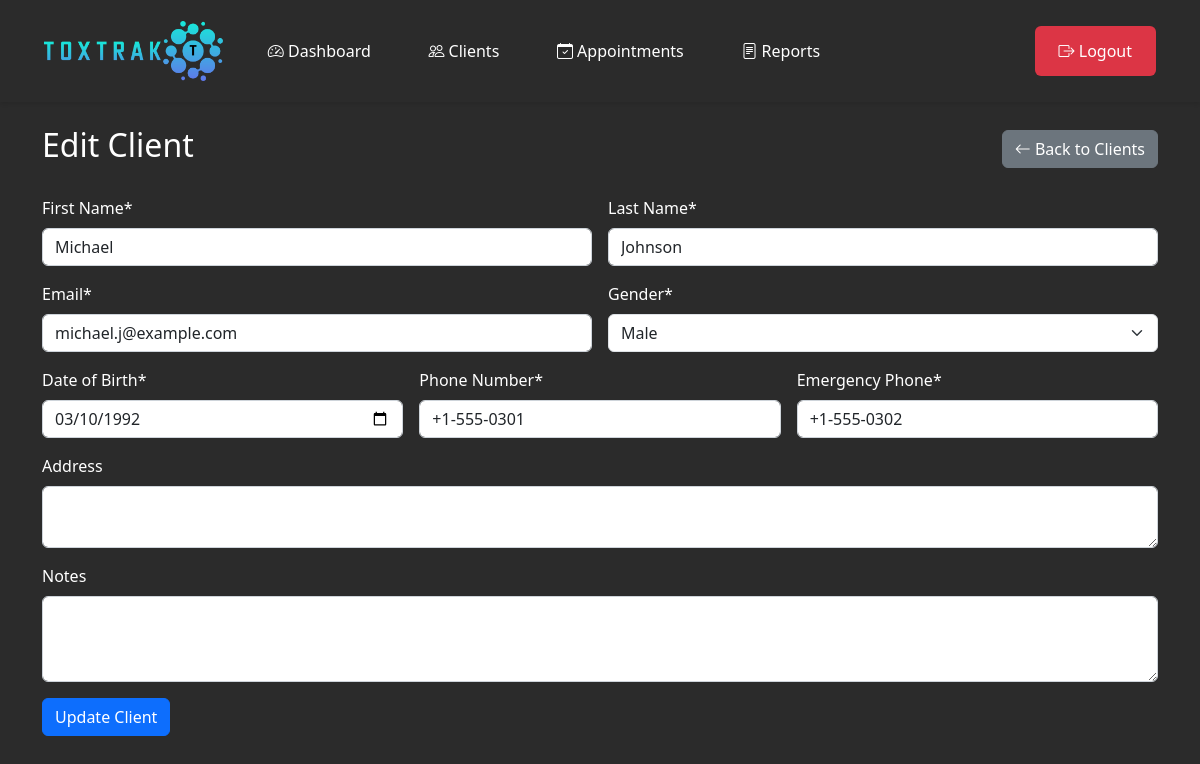
Screenshot of /client_edit.php?id=3 (signed in) with the database file from the repository.
### tables this page shows
CREATE TABLE IF NOT EXISTS `clients` (
    `id` INT(11) UNSIGNED NOT NULL AUTO_INCREMENT,
    `first_name` VARCHAR(100) NOT NULL,
    `last_name` VARCHAR(100) NOT NULL,
    `email` VARCHAR(255) NOT NULL,
    `gender` ENUM('male', 'female', 'other') NOT NULL,
    `date_of_birth` DATE NOT NULL,
    `phone_number` VARCHAR(20) NOT NULL,
    `emergency_phone_number` VARCHAR(20) NOT NULL,
    `address` TEXT DEFAULT NULL,
    `note` TEXT DEFAULT NULL,
    `created_at` TIMESTAMP NOT NULL DEFAULT CURRENT_TIMESTAMP,
    `updated_at` TIMESTAMP NOT NULL DEFAULT CURRENT_TIMESTAMP ON UPDATE CURRENT_TIMESTAMP,
    PRIMARY KEY (`id`),
    UNIQUE KEY `clients_email_unique` (`email`),
    KEY `idx_clients_name` (`first_name`, `last_name`),
    KEY `idx_clients_email` (`email`)
);

### client_edit.php (the view, shortened to what this page needs)
<?php
require_once 'db.php';
$client_id = $_GET['id'];
$stmt = $pdo->prepare("SELECT * FROM clients WHERE id = ?");
$stmt->execute([$client_id]);
$client = $stmt->fetch();
?>
<!DOCTYPE html>
<html lang="en">
<head>
    <link href="https://cdn.jsdelivr.net/npm/bootstrap@5.3.2/dist/css/bootstrap.min.css" rel="stylesheet">
    <link rel="stylesheet" href="https://cdn.jsdelivr.net/npm/bootstrap-icons@1.11.1/font/bootstrap-icons.css">
    <link rel="stylesheet" href="dashboard.css">
</head>
<body>
    <?php include 'navbar.php'; ?>
    <div class="container mt-4">
        <div class="d-flex justify-content-between align-items-center mb-4">
            <h2>Edit Client</h2>
            <a href="clients.php" class="btn btn-secondary">
                <i class="bi bi-arrow-left"></i> Back to Clients
            </a>
        </div>
        <form method="POST" action="" class="row g-3">
            <div class="col-md-6">
                <label for="first_name" class="form-label">First Name*</label>
                <input type="text" class="form-control" id="first_name" name="first_name"
                       value="<?= htmlspecialchars($client['first_name']) ?>" required>
            </div>
            <div class="col-md-6">
                <label for="last_name" class="form-label">Last Name*</label>
                <input type="text" class="form-control" id="last_name" name="last_name"
                       value="<?= htmlspecialchars($client['last_name']) ?>" required>
            </div>
            <div class="col-md-6">
                <label for="email" class="form-label">Email*</label>
                <input type="email" class="form-control" id="email" name="email"
                       value="<?= htmlspecialchars($client['email']) ?>" required>
            </div>
            <div class="col-md-6">
                <label for="gender" class="form-label">Gender*</label>
                <select class="form-select" id="gender" name="gender" required>
                    <option value="male" <?= $client['gender'] === 'male' ? 'selected' : '' ?>>Male</option>
                </select>
            </div>
            <div class="col-md-4">
                <label for="date_of_birth" class="form-label">Date of Birth*</label>
                <input type="date" class="form-control" id="date_of_birth" name="date_of_birth"
                       value="<?= htmlspecialchars($client['date_of_birth']) ?>" required>
            </div>
            <div class="col-md-4">
                <label for="phone_number" class="form-label">Phone Number*</label>
                <input type="tel" class="form-control" id="phone_number" name="phone_number"
                       value="<?= htmlspecialchars($client['phone_number']) ?>" required>
            </div>
            <div class="col-md-4">
                <label for="emergency_phone_number" class="form-label">Emergency Phone*</label>
                <input type="tel" class="form-control" id="emergency_phone_number" name="emergency_phone_number"
                       value="<?= htmlspecialchars($client['emergency_phone_number']) ?>" required>
            </div>
            <div class="col-12">
                <label for="address" class="form-label">Address</label>
                <textarea class="form-control" id="address" name="address" rows="2"><?= htmlspecialchars($client['address']) ?></textarea>
            </div>
            <div class="col-12">
                <label for="note" class="form-label">Notes</label>
                <textarea class="form-control" id="note" name="note" rows="3"><?= htmlspecialchars($client['note']) ?></textarea>
            </div>
            <div class="col-12">
                <button type="submit" class="btn btn-primary">Update Client</button>
            </div>
        </form>
    </div>
</body>
</html>

### dashboard.css (style rules this page uses)
body { background-color: #2b2b2b; min-height: 100vh; color: #fff; }
.form-control { background-color: #fff; border: 1px solid #ced4da; color: #212529; }
.form-label { color: #fff; }

### rows the page displays
clients: first_name "Michael", last_name "Johnson", email "michael.j@example.com", gender "Male", date_of_birth "03/10/1992", phone_number "+1-555-0301", emergency_phone_number "+1-555-0302"
